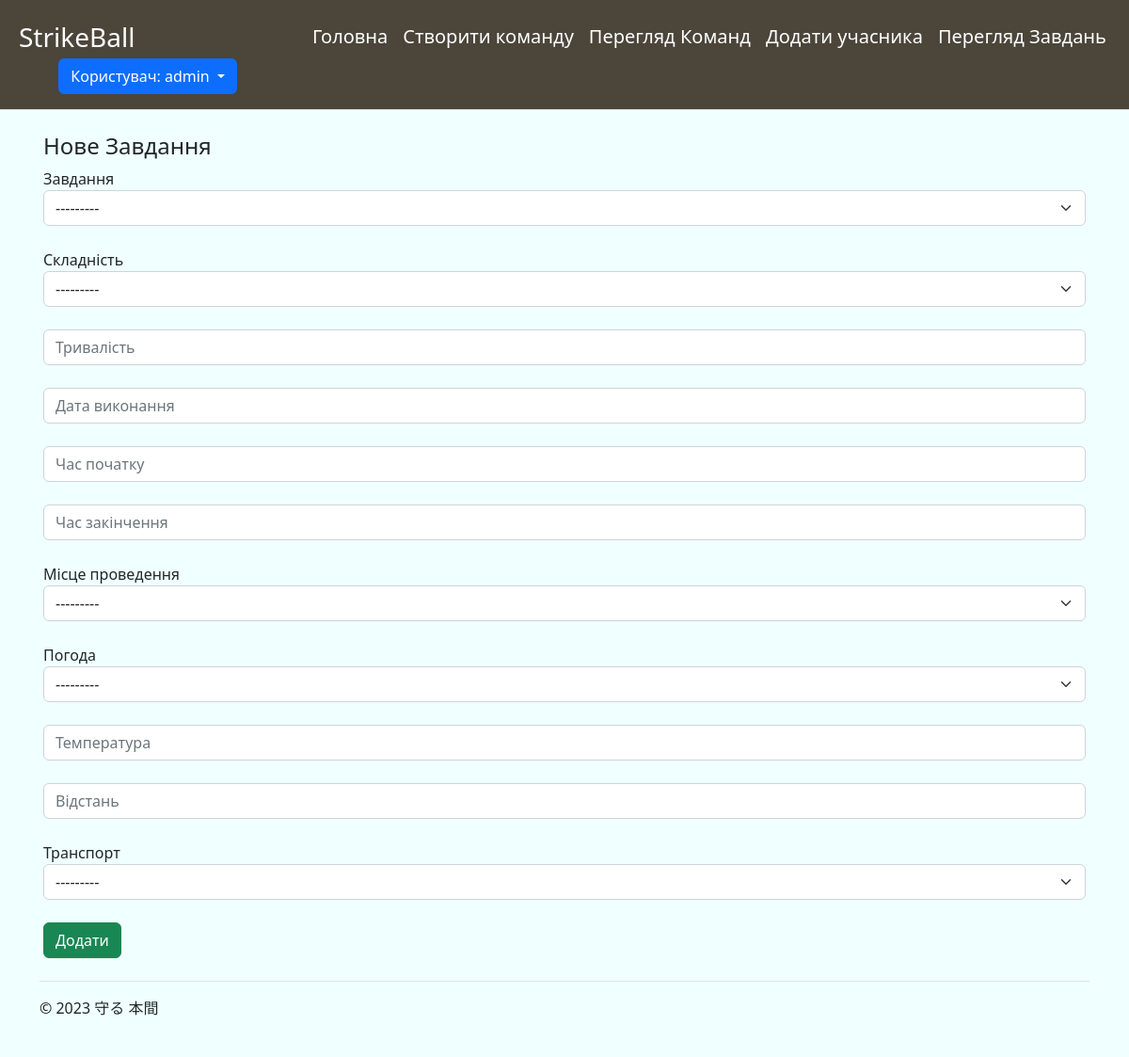
Screenshot of /createTask (signed in) with the database file from the repository.
### main/models.py (models this page shows)
class tasktype(models.Model):
    TaskType = models.CharField('Тип задачі', max_length=225)
    def __str__(self):
        return self.TaskType

class difficultylevel(models.Model):
    DifficultyLevel = models.CharField('Складність', max_length=30)
    def __str__(self):
        return self.DifficultyLevel

class location(models.Model):
    Location = models.CharField('Місце виконання', max_length=225)
    def __str__(self):
        return self.Location

class weatherconditions(models.Model):
    WeatherConditions = models.CharField('Погодні умови', max_length=225)
    def __str__(self):
        return self.WeatherConditions

class transport(models.Model):
    Transport = models.CharField('Транспорт', max_length=225)
    def __str__(self):
        return self.Transport

### main/views.py (the view, shortened to what this page needs)
# urls.py: path('createTask', views.createTask, name='createTask'),
def createTask(request):
    error = ''
    if request.method == 'GET':
        difficultylevels = difficultylevel.objects.all()
        transports = transport.objects.all()
        tasktypes = transport.objects.all()
        locations = transport.objects.all()
        weatherconditionss = transport.objects.all()
        form = taskForm()
        context = {
            'form': form,
            'error': error,
            'difficultylevels': difficultylevels,
            'transports': transports,
            'tasktypes': tasktypes,
            'locations': locations,
            'weatherconditionss': weatherconditionss
        }
        return render(request, 'main/createTask.html', context)

### main/templates/main/createTask.html (shortened to what this page needs)
{%extends 'main/base.html'%}
{% block content %}
    <h4>Нове Завдання</h4>
    <form method="post">
        <label>Завдання</label>
        {{ form.TaskType }}<br>
        <label>Складність</label>
        {{ form.DifficultyLevel }}<br>
        {{ form.Duration }}<br>
        {{ form.Date }}<br>
        {{ form.StartTime }}<br>
        {{ form.EndTime }}<br>
        <label>Місце проведення</label>
        {{ form.Location }}<br>
        <label>Погода</label>
        {{ form.WeatherConditions }}<br>
        {{ form.Temperature }}<br>
        {{ form.Distance }}<br>
        <label>Транспорт</label>
        {{ form.Transport }}<br>
        <button type="submit" class="btn btn-success">Додати</button>
    </form>
{% endblock %}

### main/templates/main/base.html (shortened to what this page needs)
<!doctype html>
<html lang="uk">
<head>
    <link rel="stylesheet" href="https://cdn.jsdelivr.net/npm/bootstrap@5.2.3/dist/css/bootstrap.min.css">
</head>
<body style="background-color: azure">
<div>
    <div>
    <header class="d-flex flex-wrap align-items-center justify-content-center justify-content-md-between py-3 mb-4 border-bottom" style="background-color: #4B453A">
    <p class="text-start text-white fs-3 w-25 align-center mb-0" style="margin-left: 20px;">StrikeBall</p>
        {% if user.is_authenticated %}
            <ul class="nav col-12 col-md-auto mb-2 container mb-md-0 fs-5">
        <li><a href="{% url 'home' %}" class="nav-link px-2 link-secondary text-white">Головна</a></li>
          <li><a href="{% url 'viewmain' %}" class="nav-link px-2 link-secondary text-white">Створити команду</a></li>
      <li><a href="{% url 'viewteam' %}" class="nav-link px-2 link-secondary text-white">Перегляд Команд</a></li>
          <li><a href="{% url 'createSoldier' %}" class="nav-link px-2 link-secondary text-white">Додати учасника</a></li>
          <li><a href="{% url 'viewtask' %}" class="nav-link px-2 link-secondary text-white">Перегляд Завдань</a></li>
      </ul>
            <div class="col-md-2 text-end w-25 pe-5" >
                <div class="dropdown">
  <button class="btn btn-primary dropdown-toggle" type="button" id="dropdownMenuButton" data-toggle="dropdown" aria-haspopup="true" aria-expanded="false">
    Користувач: {{ user }}
  </button>
</div>
        {% else %}
                 <ul class="nav container col-md-4">
                     </ul>
            <a href="{% url 'loginform' %}" type="button" class="btn btn-primary me-2">Вхід</a>
            <a href="{% url 'registerform' %}" type="button" class="btn btn-primary me-5">Реєстрація</a>
            </div>
        {% endif %}
    </header>
  </div>
  </div>
 <div class="container px-3">
    {% block content %}{% endblock %}
     </div>
<div class="container">
  <footer class="d-flex flex-wrap justify-content-between align-items-center py-3 my-4 border-top">
    <div class="col-md-4 d-flex align-items-center">
      <span class="mb-3 mb-md-0 text-body-secondary">© 2023 守る 本間</span>
    </div>
  </footer>
</div>
</body>
</html>

### rows the page displays
tasktype: TaskType "---------"
difficultylevel: DifficultyLevel "---------"
location: Location "---------"
weatherconditions: WeatherConditions "---------"
transport: Transport "---------"

### other values shown
{{ user }} "admin"
